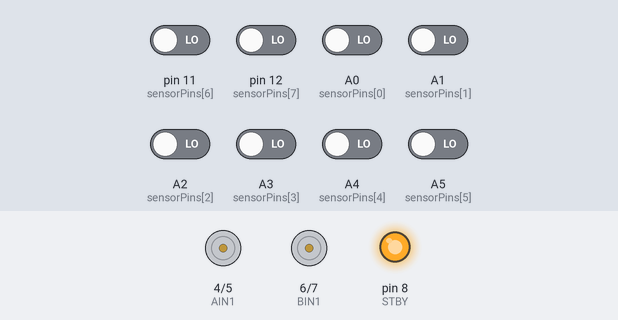
This sketch was run on a simulated Arduino Nano, built with avr-gcc and run on an emulated ATmega328P. Shown: motor-driver pin pairs drawn as motors (green arrow = first pin HIGH = forward, orange = second pin HIGH = backward, longer = more drive, scaled by the enable pin, stopped while the standby pin is LOW), output pins drawn as LEDs (lit = HIGH). Inputs (shaded band) come from the test bench; at power-on: A0 (sensorPins[0]), A1 (sensorPins[1]), A2 (sensorPins[2]), A3 (sensorPins[3]), A4 (sensorPins[4]), A5 (sensorPins[5]), pin 11 (sensorPins[6]), pin 12 (sensorPins[7]) LOW.

Above: at 1.2 s.
1.3 s: A2 (sensorPins[2]) driven HIGH
At 2.1 s:
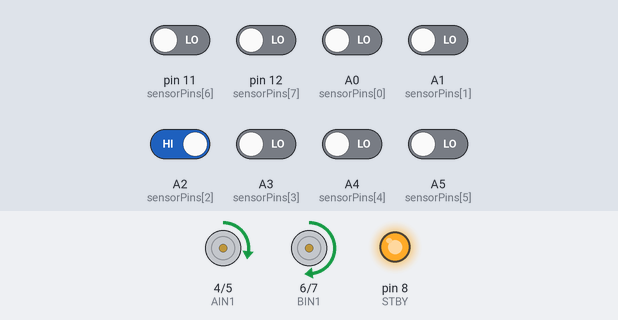
2.8 s: A3 (sensorPins[3]) driven HIGH
At 3.2 s:
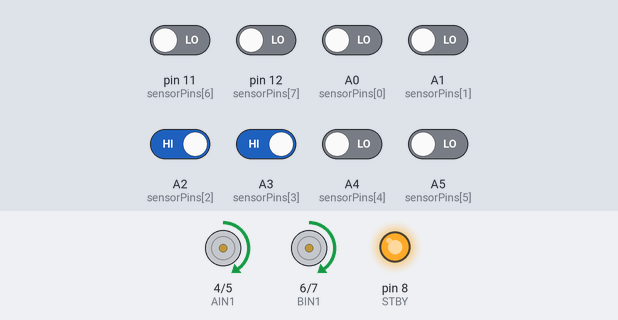
4.3 s: A3 (sensorPins[3]) driven LOW
At 5.5 s:
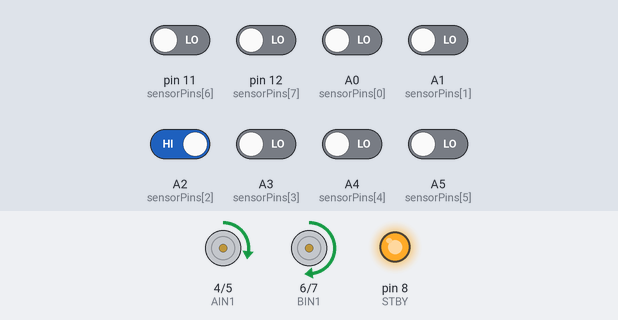
5.8 s: A2 (sensorPins[2]) driven LOW
At 6.7 s:
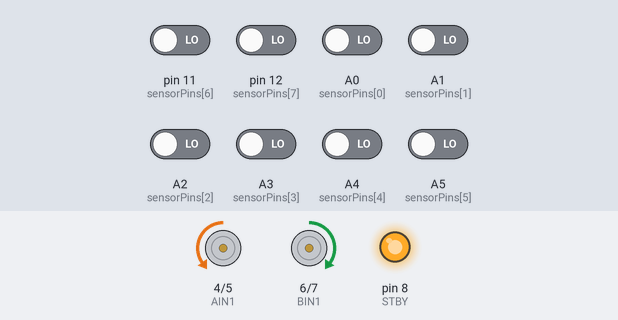
7.3 s: A5 (sensorPins[5]) driven HIGH
At 7.8 s:
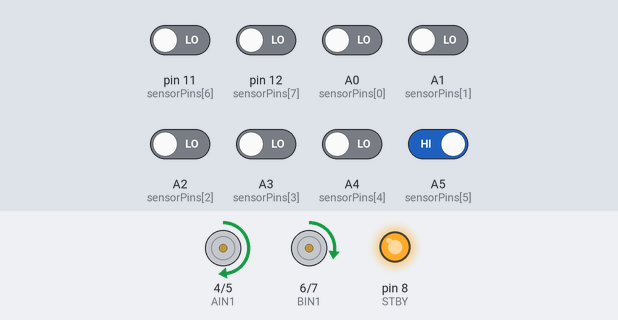
8.8 s: A5 (sensorPins[5]) driven LOW
At 10.2 s:
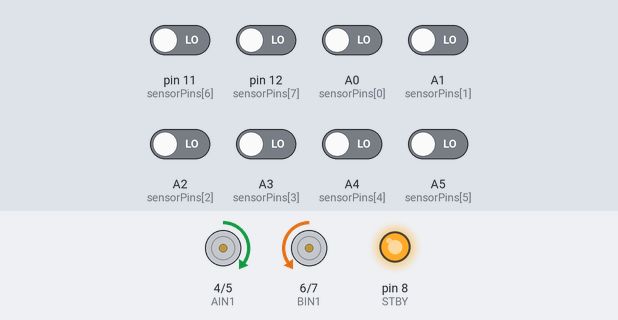
Timing chart, 0 to 11.3 s (numbered marks = the images above; inputs shaded):
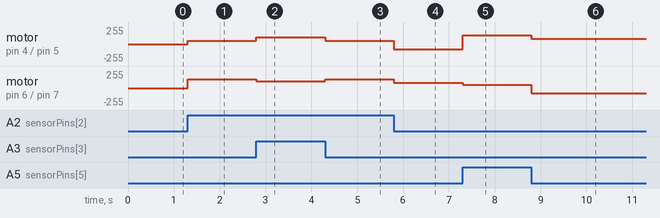

Measured:
- after the input at 1.3 s, motor on pin 4 (AIN1) / pin 5 (AIN2): stopped → forward 50/255 at once; motor on pin 6 (BIN1) / pin 7 (BIN2): stopped → forward 130/255 at once
- after the input at 2.8 s, motor on pin 4 (AIN1) / pin 5 (AIN2): forward 50/255 → forward 100/255 at once; motor on pin 6 (BIN1) / pin 7 (BIN2): forward 130/255 → forward 100/255 at once
- after the input at 4.3 s, motor on pin 4 (AIN1) / pin 5 (AIN2): forward 100/255 → forward 50/255 at once; motor on pin 6 (BIN1) / pin 7 (BIN2): forward 100/255 → forward 130/255 at once
- after the input at 5.8 s, motor on pin 4 (AIN1) / pin 5 (AIN2): forward 50/255 → backward 80/255 at once; motor on pin 6 (BIN1) / pin 7 (BIN2): forward 130/255 → forward 80/255 at once
- after the input at 7.3 s, motor on pin 4 (AIN1) / pin 5 (AIN2): backward 80/255 → forward 130/255 at once; motor on pin 6 (BIN1) / pin 7 (BIN2): forward 80/255 → forward 50/255 at once
- after the input at 8.8 s, motor on pin 4 (AIN1) / pin 5 (AIN2): forward 130/255 → forward 80/255 at once; motor on pin 6 (BIN1) / pin 7 (BIN2): forward 50/255 → backward 80/255 at once

The sketch:

LFR_version_basic_curves.ino
```cpp
//===================================================
// 8 Channel Pattern Based Line Follower
// Arduino Nano + TB6612FNG
// Sensor: 1 = Black, 0 = White
//===================================================

//-------------- TB6612 ----------------
#define AIN1 4
#define AIN2 5
#define PWMA 9

#define BIN1 6
#define BIN2 7
#define PWMB 10

#define STBY 8

//-------------- Sensors ----------------
int sensorPins[8] = {A0, A1, A2, A3, A4, A5, 11, 12};
int s[8];

int lastDirection = 0;

//===================================================

void setup()
{
  Serial.begin(9600);

  pinMode(AIN1, OUTPUT);
  pinMode(AIN2, OUTPUT);
  pinMode(BIN1, OUTPUT);
  pinMode(BIN2, OUTPUT);
  pinMode(PWMA, OUTPUT);
  pinMode(PWMB, OUTPUT);

  pinMode(STBY, OUTPUT);
  digitalWrite(STBY, HIGH);

  for(int i = 0; i < 8; i++)
    pinMode(sensorPins[i], INPUT);
}

//===================================================

void setMotor(int left, int right)
{
  left = constrain(left, -255, 255);
  right = constrain(right, -255, 255);

  // Left Motor
  if(left >= 0)
  {
    digitalWrite(AIN1, HIGH);
    digitalWrite(AIN2, LOW);
    analogWrite(PWMA, left);
  }
  else
  {
    digitalWrite(AIN1, LOW);
    digitalWrite(AIN2, HIGH);
    analogWrite(PWMA, -left);
  }

  // Right Motor
  if(right >= 0)
  {
    digitalWrite(BIN1, HIGH);
    digitalWrite(BIN2, LOW);
    analogWrite(PWMB, right);
  }
  else
  {
    digitalWrite(BIN1, LOW);
    digitalWrite(BIN2, HIGH);
    analogWrite(PWMB, -right);
  }
}

//===================================================

void readSensors()
{
  for(int i = 0; i < 8; i++)
    s[i] = digitalRead(sensorPins[i]);
}

//===================================================

void loop()
{
  readSensors();

  //----------- Debugging -----------
  /*
  for(int i=0;i<8;i++)
    Serial.print(s[i]);
  Serial.println();
  */

  //--------------- JUNCTION ----------------
  if(s[0]&&s[1]&&s[2]&&s[3]&&
     s[4]&&s[5]&&s[6]&&s[7])
  {
    setMotor(90,90);
    lastDirection = 0;
  }

  //--------------- CENTER ----------------
  else if(
          (s[2]&&s[3]&&s[4]&&s[5]) ||   //00111100
          (s[3]&&s[4]) ||
          (s[2]&&s[3]) ||
          (s[4]&&s[5])
         )
  {
    setMotor(100,100);
    lastDirection = 0;
  }

  //--------------- SHARP LEFT ----------------
  else if(
          (s[0]&&s[1]&&s[2]&&s[3]) ||   //11110000
          (s[0]&&s[1]&&s[2]&&s[3]&&s[4]) ||
          (s[0]&&s[1]&&s[2]&&s[3]&&s[4]&&s[5])
         )
  {
    setMotor(-100,150);
    lastDirection = -2;
  }

  //--------------- SLIGHT LEFT ----------------
  else if(
          (s[0]&&s[1]) ||               //11000000
          (s[0]&&s[1]&&s[2]) ||
          s[2]
         )
  {
    setMotor(50,130);
    lastDirection = -1;
  }

  //--------------- SHARP RIGHT ----------------
  else if(
          (s[5]&&s[6]&&s[7]) ||         //00000111
          (s[4]&&s[5]&&s[6]&&s[7]) ||
          (s[3]&&s[4]&&s[5]&&s[6]&&s[7])
         )
  {
    setMotor(150,-100);
    lastDirection = 2;
  }

  //--------------- SLIGHT RIGHT ----------------
  else if(
          (s[4]&&s[5]&&s[7]) ||         //00001101
          (s[6]&&s[7]) ||
          s[5]
         )
  {
    setMotor(130,50);
    lastDirection = 1;
  }

  //--------------- LOST LINE ----------------
  else
  {
    if(lastDirection < 0)
      setMotor(-80,80);      // search left

    else if(lastDirection > 0)
      setMotor(80,-80);      // search right

    else
      setMotor(0,0);
  }
}
```
